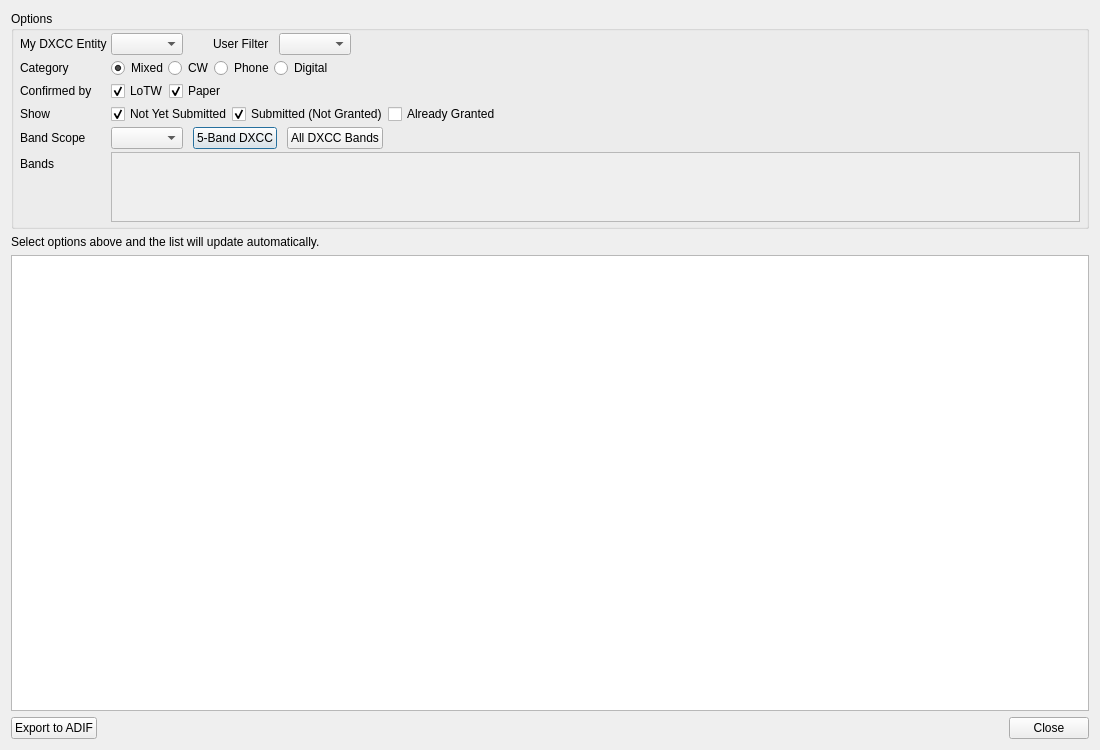
<?xml version="1.0" encoding="UTF-8"?>
<ui version="4.0">
 <class>DXCCSubmissionDialog</class>
 <widget class="QDialog" name="DXCCSubmissionDialog">
  <property name="geometry">
   <rect>
    <x>0</x>
    <y>0</y>
    <width>1100</width>
    <height>750</height>
   </rect>
  </property>
  <property name="windowTitle">
   <string>DXCC Submission List</string>
  </property>
  <layout class="QVBoxLayout" name="verticalLayout">
   <item>
    <widget class="QGroupBox" name="optionsGroupBox">
     <property name="title">
      <string>Options</string>
     </property>
     <layout class="QFormLayout" name="optionsFormLayout">
      <property name="horizontalSpacing">
       <number>4</number>
      </property>
      <property name="verticalSpacing">
       <number>3</number>
      </property>
      <property name="leftMargin">
       <number>6</number>
      </property>
      <property name="topMargin">
       <number>2</number>
      </property>
      <property name="rightMargin">
       <number>6</number>
      </property>
      <property name="bottomMargin">
       <number>4</number>
      </property>
      <item row="0" column="0">
       <widget class="QLabel" name="myEntityLabel">
        <property name="text">
         <string>My DXCC Entity</string>
        </property>
       </widget>
      </item>
      <item row="0" column="1">
       <layout class="QHBoxLayout" name="entityFilterLayout">
        <item>
         <widget class="QComboBox" name="myEntityComboBox">
          <property name="sizePolicy">
           <sizepolicy hsizetype="Maximum" vsizetype="Fixed">
            <horstretch>0</horstretch>
            <verstretch>0</verstretch>
           </sizepolicy>
          </property>
         </widget>
        </item>
        <item>
         <spacer name="hSpacer1">
          <property name="orientation">
           <enum>Qt::Horizontal</enum>
          </property>
          <property name="sizeType">
           <enum>QSizePolicy::Maximum</enum>
          </property>
          <property name="sizeHint" stdset="0">
           <size>
            <width>30</width>
            <height>20</height>
           </size>
          </property>
         </spacer>
        </item>
        <item>
         <widget class="QLabel" name="userFilterLabel">
          <property name="text">
           <string>User Filter</string>
          </property>
         </widget>
        </item>
        <item>
         <spacer name="hSpacer2">
          <property name="orientation">
           <enum>Qt::Horizontal</enum>
          </property>
          <property name="sizeType">
           <enum>QSizePolicy::Maximum</enum>
          </property>
          <property name="sizeHint" stdset="0">
           <size>
            <width>10</width>
            <height>20</height>
           </size>
          </property>
         </spacer>
        </item>
        <item>
         <widget class="QComboBox" name="userFilterComboBox">
          <property name="sizePolicy">
           <sizepolicy hsizetype="Maximum" vsizetype="Fixed">
            <horstretch>0</horstretch>
            <verstretch>0</verstretch>
           </sizepolicy>
          </property>
         </widget>
        </item>
        <item>
         <spacer name="hSpacer3">
          <property name="orientation">
           <enum>Qt::Horizontal</enum>
          </property>
          <property name="sizeHint" stdset="0">
           <size>
            <width>40</width>
            <height>20</height>
           </size>
          </property>
         </spacer>
        </item>
       </layout>
      </item>
      <item row="1" column="0">
       <widget class="QLabel" name="awardCategoryLabel">
        <property name="text">
         <string>Category</string>
        </property>
       </widget>
      </item>
      <item row="1" column="1">
       <layout class="QHBoxLayout" name="awardCategoryLayout">
        <item>
         <widget class="QRadioButton" name="mixedRadioButton">
          <property name="text">
           <string>Mixed</string>
          </property>
          <property name="checked">
           <bool>true</bool>
          </property>
         </widget>
        </item>
        <item>
         <widget class="QRadioButton" name="cwRadioButton">
          <property name="text">
           <string>CW</string>
          </property>
         </widget>
        </item>
        <item>
         <widget class="QRadioButton" name="phoneRadioButton">
          <property name="text">
           <string>Phone</string>
          </property>
         </widget>
        </item>
        <item>
         <widget class="QRadioButton" name="digitalRadioButton">
          <property name="text">
           <string>Digital</string>
          </property>
         </widget>
        </item>
        <item>
         <spacer name="hSpacer4">
          <property name="orientation">
           <enum>Qt::Horizontal</enum>
          </property>
          <property name="sizeHint" stdset="0">
           <size>
            <width>40</width>
            <height>20</height>
           </size>
          </property>
         </spacer>
        </item>
       </layout>
      </item>
      <item row="2" column="0">
       <widget class="QLabel" name="confirmedByLabel">
        <property name="text">
         <string>Confirmed by</string>
        </property>
       </widget>
      </item>
      <item row="2" column="1">
       <layout class="QHBoxLayout" name="qslConfirmLayout">
        <item>
         <widget class="QCheckBox" name="lotwCheckBox">
          <property name="text">
           <string>LoTW</string>
          </property>
          <property name="checked">
           <bool>true</bool>
          </property>
         </widget>
        </item>
        <item>
         <widget class="QCheckBox" name="paperCheckBox">
          <property name="text">
           <string>Paper</string>
          </property>
          <property name="checked">
           <bool>true</bool>
          </property>
         </widget>
        </item>
        <item>
         <spacer name="hSpacer7">
          <property name="orientation">
           <enum>Qt::Horizontal</enum>
          </property>
          <property name="sizeHint" stdset="0">
           <size>
            <width>40</width>
            <height>20</height>
           </size>
          </property>
         </spacer>
        </item>
       </layout>
      </item>
      <item row="3" column="0">
       <widget class="QLabel" name="showStatusLabel">
        <property name="text">
         <string>Show</string>
        </property>
       </widget>
      </item>
      <item row="3" column="1">
       <layout class="QHBoxLayout" name="showStatusLayout">
        <item>
         <widget class="QCheckBox" name="showUnsubmittedCheckBox">
          <property name="text">
           <string>Not Yet Submitted</string>
          </property>
          <property name="checked">
           <bool>true</bool>
          </property>
         </widget>
        </item>
        <item>
         <widget class="QCheckBox" name="showSubmittedCheckBox">
          <property name="text">
           <string>Submitted (Not Granted)</string>
          </property>
          <property name="checked">
           <bool>true</bool>
          </property>
         </widget>
        </item>
        <item>
         <widget class="QCheckBox" name="showGrantedCheckBox">
          <property name="text">
           <string>Already Granted</string>
          </property>
          <property name="checked">
           <bool>false</bool>
          </property>
         </widget>
        </item>
        <item>
         <spacer name="hSpacer8">
          <property name="orientation">
           <enum>Qt::Horizontal</enum>
          </property>
          <property name="sizeHint" stdset="0">
           <size>
            <width>40</width>
            <height>20</height>
           </size>
          </property>
         </spacer>
        </item>
       </layout>
      </item>
      <item row="4" column="0">
       <widget class="QLabel" name="bandScopeLabel">
        <property name="text">
         <string>Band Scope</string>
        </property>
       </widget>
      </item>
      <item row="4" column="1">
       <layout class="QHBoxLayout" name="bandScopeLayout">
        <item>
         <widget class="QComboBox" name="bandScopeComboBox">
          <property name="sizePolicy">
           <sizepolicy hsizetype="Maximum" vsizetype="Fixed">
            <horstretch>0</horstretch>
            <verstretch>0</verstretch>
           </sizepolicy>
          </property>
         </widget>
        </item>
        <item>
         <spacer name="hSpacer5">
          <property name="orientation">
           <enum>Qt::Horizontal</enum>
          </property>
          <property name="sizeType">
           <enum>QSizePolicy::Maximum</enum>
          </property>
          <property name="sizeHint" stdset="0">
           <size>
            <width>10</width>
            <height>20</height>
           </size>
          </property>
         </spacer>
        </item>
        <item>
         <widget class="QPushButton" name="fiveBandButton">
          <property name="toolTip">
           <string>Select 5-Band DXCC preset bands (80/40/20/15/10m)</string>
          </property>
          <property name="text">
           <string>5-Band DXCC</string>
          </property>
         </widget>
        </item>
        <item>
         <spacer name="horizontalSpacer">
          <property name="orientation">
           <enum>Qt::Horizontal</enum>
          </property>
          <property name="sizeType">
           <enum>QSizePolicy::Maximum</enum>
          </property>
          <property name="sizeHint" stdset="0">
           <size>
            <width>10</width>
            <height>10</height>
           </size>
          </property>
         </spacer>
        </item>
        <item>
         <widget class="QPushButton" name="allBandsButton">
          <property name="toolTip">
           <string>Select all DXCC-eligible bands</string>
          </property>
          <property name="text">
           <string>All DXCC Bands</string>
          </property>
         </widget>
        </item>
        <item>
         <spacer name="hSpacer6">
          <property name="orientation">
           <enum>Qt::Horizontal</enum>
          </property>
          <property name="sizeHint" stdset="0">
           <size>
            <width>40</width>
            <height>20</height>
           </size>
          </property>
         </spacer>
        </item>
       </layout>
      </item>
      <item row="5" column="0">
       <widget class="QLabel" name="bandsLabel">
        <property name="text">
         <string>Bands</string>
        </property>
       </widget>
      </item>
      <item row="5" column="1">
       <widget class="QScrollArea" name="bandScrollArea">
        <property name="sizePolicy">
         <sizepolicy hsizetype="Expanding" vsizetype="Maximum">
          <horstretch>0</horstretch>
          <verstretch>0</verstretch>
         </sizepolicy>
        </property>
        <property name="frameShape">
         <enum>QFrame::StyledPanel</enum>
        </property>
        <property name="verticalScrollBarPolicy">
         <enum>Qt::ScrollBarAsNeeded</enum>
        </property>
        <property name="horizontalScrollBarPolicy">
         <enum>Qt::ScrollBarAlwaysOff</enum>
        </property>
        <property name="sizeAdjustPolicy">
         <enum>QAbstractScrollArea::AdjustToContents</enum>
        </property>
        <property name="widgetResizable">
         <bool>true</bool>
        </property>
        <widget class="QWidget" name="bandScrollContents">
         <property name="geometry">
          <rect>
           <x>0</x>
           <y>0</y>
           <width>946</width>
           <height>68</height>
          </rect>
         </property>
         <layout class="QHBoxLayout" name="bandCheckLayout">
          <property name="spacing">
           <number>4</number>
          </property>
          <property name="leftMargin">
           <number>2</number>
          </property>
          <property name="topMargin">
           <number>2</number>
          </property>
          <property name="rightMargin">
           <number>2</number>
          </property>
          <property name="bottomMargin">
           <number>2</number>
          </property>
         </layout>
        </widget>
       </widget>
      </item>
     </layout>
    </widget>
   </item>
   <item>
    <widget class="QLabel" name="statusLabel">
     <property name="text">
      <string>Select options above and the list will update automatically.</string>
     </property>
     <property name="alignment">
      <set>Qt::AlignLeading|Qt::AlignLeft|Qt::AlignVCenter</set>
     </property>
    </widget>
   </item>
   <item>
    <widget class="QTableView" name="submissionTableView">
     <property name="focusPolicy">
      <enum>Qt::ClickFocus</enum>
     </property>
     <property name="editTriggers">
      <set>QAbstractItemView::NoEditTriggers</set>
     </property>
     <property name="alternatingRowColors">
      <bool>true</bool>
     </property>
     <property name="selectionMode">
      <enum>QAbstractItemView::SingleSelection</enum>
     </property>
     <property name="selectionBehavior">
      <enum>QAbstractItemView::SelectRows</enum>
     </property>
     <property name="verticalScrollMode">
      <enum>QAbstractItemView::ScrollPerPixel</enum>
     </property>
     <property name="horizontalScrollMode">
      <enum>QAbstractItemView::ScrollPerPixel</enum>
     </property>
     <property name="sortingEnabled">
      <bool>true</bool>
     </property>
     <attribute name="horizontalHeaderCascadingSectionResizes">
      <bool>true</bool>
     </attribute>
     <attribute name="verticalHeaderVisible">
      <bool>false</bool>
     </attribute>
     <attribute name="verticalHeaderMinimumSectionSize">
      <number>20</number>
     </attribute>
     <attribute name="verticalHeaderDefaultSectionSize">
      <number>20</number>
     </attribute>
     <attribute name="verticalHeaderHighlightSections">
      <bool>false</bool>
     </attribute>
    </widget>
   </item>
   <item>
    <layout class="QHBoxLayout" name="bottomLayout">
     <item>
      <widget class="QPushButton" name="exportADIFButton">
       <property name="toolTip">
        <string>Export the contacts listed above to an ADIF file</string>
       </property>
       <property name="text">
        <string>Export to ADIF</string>
       </property>
       <property name="icon">
        <iconset theme="document-save-as"/>
       </property>
      </widget>
     </item>
     <item>
      <spacer name="bottomSpacer">
       <property name="orientation">
        <enum>Qt::Horizontal</enum>
       </property>
       <property name="sizeHint" stdset="0">
        <size>
         <width>40</width>
         <height>20</height>
        </size>
       </property>
      </spacer>
     </item>
     <item>
      <widget class="QDialogButtonBox" name="buttonBox">
       <property name="sizePolicy">
        <sizepolicy hsizetype="Maximum" vsizetype="Fixed">
         <horstretch>0</horstretch>
         <verstretch>0</verstretch>
        </sizepolicy>
       </property>
       <property name="orientation">
        <enum>Qt::Horizontal</enum>
       </property>
       <property name="standardButtons">
        <set>QDialogButtonBox::Close</set>
       </property>
      </widget>
     </item>
    </layout>
   </item>
  </layout>
 </widget>
 <resources/>
 <connections>
  <connection>
   <sender>buttonBox</sender>
   <signal>rejected()</signal>
   <receiver>DXCCSubmissionDialog</receiver>
   <slot>reject()</slot>
   <hints>
    <hint type="sourcelabel">
     <x>259</x>
     <y>738</y>
    </hint>
    <hint type="destinationlabel">
     <x>157</x>
     <y>274</y>
    </hint>
   </hints>
  </connection>
 </connections>
 <slots>
  <slot>refreshTable()</slot>
  <slot>onBandScopeChanged(int)</slot>
  <slot>onFiveBandClicked()</slot>
  <slot>onAllBandsClicked()</slot>
 </slots>
</ui>
